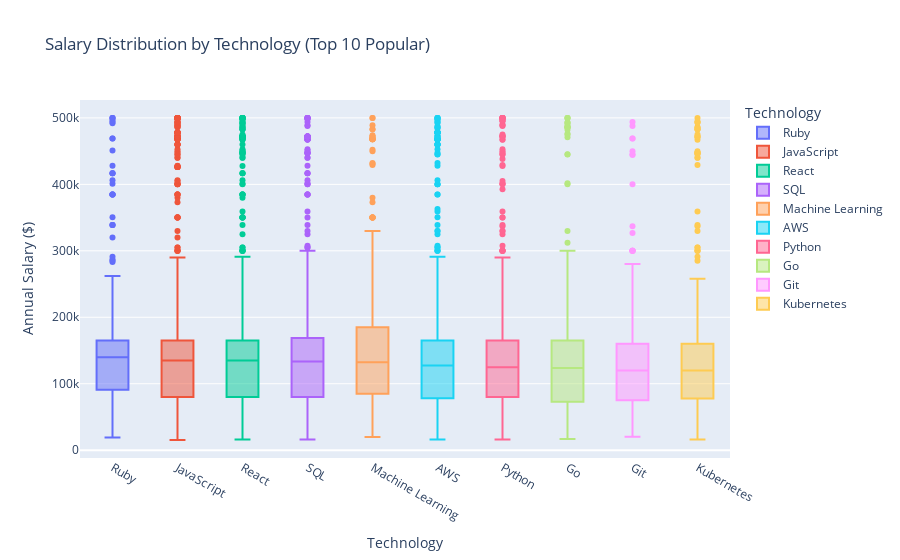

The cell this chart's notebook holds for it:
### Markdown cell above
## 7. Module B: Salary Analysis - "The Value of Skills"

Question: Does knowing Rust actually pay more than Python?
Metric: Median Salary (Annual USD) per Technology.

### Code cell
# Filter for non-null salary
df_salary = df_exploded[df_exploded['salary_avg'].notna()]

# Get top 10 technologies by popularity (count)
top_tech = df_salary['tech'].value_counts().nlargest(10).index.tolist()

# Filter data for top 10 tech
df_salary_top = df_salary[df_salary['tech'].isin(top_tech)]

# Sort by median salary
median_salary = df_salary_top.groupby('tech')['salary_avg'].median().sort_values(ascending=False)
order = median_salary.index.tolist()

# Plot
fig = px.box(df_salary_top, x='tech', y='salary_avg',
             category_orders={'tech': order},
             title='Salary Distribution by Technology (Top 10 Popular)',
             labels={'salary_avg': 'Annual Salary ($)', 'tech': 'Technology'},
             color='tech')
fig.show()

### Figure 1 — Plotly figure (JSON) as saved in the notebook; plotly's stock layout.template omitted (floating-point values rounded to 4 significant figures; data arrays with more than 128 entries replaced by an {"elided": "..."} marker saying what was removed)
{"data": [{"alignmentgroup": "True", "hovertemplate": "Technology=%{x}<br>Annual Salary ($)=%{y}<extra></extra>", "legendgroup": "Ruby", "marker": {"color": "#636efa"}, "name": "Ruby", "notched": false, "offsetgroup": "Ruby", "orientation": "v", "showlegend": true, "type": "box", "x": {"elided": "464 str values"}, "x0": " ", "xaxis": "x", "y": {"elided": "464 int values"}, "y0": " ", "yaxis": "y"}, {"alignmentgroup": "True", "hovertemplate": "Technology=%{x}<br>Annual Salary ($)=%{y}<extra></extra>", "legendgroup": "JavaScript", "marker": {"color": "#EF553B"}, "name": "JavaScript", "notched": false, "offsetgroup": "JavaScript", "orientation": "v", "showlegend": true, "type": "box", "x": {"elided": "1759 str values"}, "x0": " ", "xaxis": "x", "y": {"elided": "1759 int values"}, "y0": " ", "yaxis": "y"}, {"alignmentgroup": "True", "hovertemplate": "Technology=%{x}<br>Annual Salary ($)=%{y}<extra></extra>", "legendgroup": "React", "marker": {"color": "#00cc96"}, "name": "React", "notched": false, "offsetgroup": "React", "orientation": "v", "showlegend": true, "type": "box", "x": {"elided": "1533 str values"}, "x0": " ", "xaxis": "x", "y": {"elided": "1533 int values"}, "y0": " ", "yaxis": "y"}, {"alignmentgroup": "True", "hovertemplate": "Technology=%{x}<br>Annual Salary ($)=%{y}<extra></extra>", "legendgroup": "SQL", "marker": {"color": "#ab63fa"}, "name": "SQL", "notched": false, "offsetgroup": "SQL", "orientation": "v", "showlegend": true, "type": "box", "x": {"elided": "1109 str values"}, "x0": " ", "xaxis": "x", "y": {"elided": "1109 int values"}, "y0": " ", "yaxis": "y"}, {"alignmentgroup": "True", "hovertemplate": "Technology=%{x}<br>Annual Salary ($)=%{y}<extra></extra>", "legendgroup": "Machine Learning", "marker": {"color": "#FFA15A"}, "name": "Machine Learning", "notched": false, "offsetgroup": "Machine Learning", "orientation": "v", "showlegend": true, "type": "box", "x": {"elided": "690 str values"}, "x0": " ", "xaxis": "x", "y": {"elided": "690 int values"}, "y0": " ", "yaxis": "y"}, {"alignmentgroup": "True", "hovertemplate": "Technology=%{x}<br>Annual Salary ($)=%{y}<extra></extra>", "legendgroup": "AWS", "marker": {"color": "#19d3f3"}, "name": "AWS", "notched": false, "offsetgroup": "AWS", "orientation": "v", "showlegend": true, "type": "box", "x": {"elided": "996 str values"}, "x0": " ", "xaxis": "x", "y": {"elided": "996 int values"}, "y0": " ", "yaxis": "y"}, {"alignmentgroup": "True", "hovertemplate": "Technology=%{x}<br>Annual Salary ($)=%{y}<extra></extra>", "legendgroup": "Python", "marker": {"color": "#FF6692"}, "name": "Python", "notched": false, "offsetgroup": "Python", "orientation": "v", "showlegend": true, "type": "box", "x": {"elided": "1089 str values"}, "x0": " ", "xaxis": "x", "y": {"elided": "1089 int values"}, "y0": " ", "yaxis": "y"}, {"alignmentgroup": "True", "hovertemplate": "Technology=%{x}<br>Annual Salary ($)=%{y}<extra></extra>", "legendgroup": "Go", "marker": {"color": "#B6E880"}, "name": "Go", "notched": false, "offsetgroup": "Go", "orientation": "v", "showlegend": true, "type": "box", "x": {"elided": "654 str values"}, "x0": " ", "xaxis": "x", "y": {"elided": "654 int values"}, "y0": " ", "yaxis": "y"}, {"alignmentgroup": "True", "hovertemplate": "Technology=%{x}<br>Annual Salary ($)=%{y}<extra></extra>", "legendgroup": "Git", "marker": {"color": "#FF97FF"}, "name": "Git", "notched": false, "offsetgroup": "Git", "orientation": "v", "showlegend": true, "type": "box", "x": {"elided": "503 str values"}, "x0": " ", "xaxis": "x", "y": {"elided": "503 int values"}, "y0": " ", "yaxis": "y"}, {"alignmentgroup": "True", "hovertemplate": "Technology=%{x}<br>Annual Salary ($)=%{y}<extra></extra>", "legendgroup": "Kubernetes", "marker": {"color": "#FECB52"}, "name": "Kubernetes", "notched": false, "offsetgroup": "Kubernetes", "orientation": "v", "showlegend": true, "type": "box", "x": {"elided": "435 str values"}, "x0": " ", "xaxis": "x", "y": {"elided": "435 int values"}, "y0": " ", "yaxis": "y"}], "layout": {"boxmode": "overlay", "legend": {"title": {"text": "Technology"}, "tracegroupgap": 0}, "title": {"text": "Salary Distribution by Technology (Top 10 Popular)"}, "xaxis": {"anchor": "y", "categoryarray": ["Ruby", "JavaScript", "React", "SQL", "Machine Learning", "AWS", "Python", "Go", "Git", "Kubernetes"], "categoryorder": "array", "domain": [0, 1], "title": {"text": "Technology"}}, "yaxis": {"anchor": "x", "domain": [0, 1], "title": {"text": "Annual Salary ($)"}}}}
